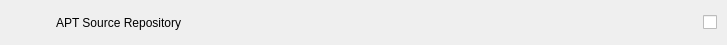
<?xml version="1.0" encoding="UTF-8"?>
<ui version="4.0">
 <class>APTSourceRepositoryItem</class>
 <widget class="QWidget" name="APTSourceRepositoryItem">
  <property name="geometry">
   <rect>
    <x>0</x>
    <y>0</y>
    <width>727</width>
    <height>45</height>
   </rect>
  </property>
  <property name="sizePolicy">
   <sizepolicy hsizetype="Preferred" vsizetype="Expanding">
    <horstretch>0</horstretch>
    <verstretch>0</verstretch>
   </sizepolicy>
  </property>
  <property name="minimumSize">
   <size>
    <width>0</width>
    <height>45</height>
   </size>
  </property>
  <property name="maximumSize">
   <size>
    <width>16777215</width>
    <height>16777215</height>
   </size>
  </property>
  <property name="windowTitle">
   <string/>
  </property>
  <layout class="QVBoxLayout" name="verticalLayout">
   <property name="spacing">
    <number>0</number>
   </property>
   <property name="leftMargin">
    <number>0</number>
   </property>
   <property name="topMargin">
    <number>0</number>
   </property>
   <property name="rightMargin">
    <number>0</number>
   </property>
   <property name="bottomMargin">
    <number>0</number>
   </property>
   <item>
    <widget class="QWidget" name="aptSourceRepositoryItemWidget" native="true">
     <property name="sizePolicy">
      <sizepolicy hsizetype="Expanding" vsizetype="Expanding">
       <horstretch>0</horstretch>
       <verstretch>0</verstretch>
      </sizepolicy>
     </property>
     <property name="cursor">
      <cursorShape>PointingHandCursor</cursorShape>
     </property>
     <layout class="QHBoxLayout" name="startupAppLayout">
      <property name="spacing">
       <number>15</number>
      </property>
      <property name="leftMargin">
       <number>15</number>
      </property>
      <property name="topMargin">
       <number>10</number>
      </property>
      <property name="rightMargin">
       <number>10</number>
      </property>
      <property name="bottomMargin">
       <number>10</number>
      </property>
      <item>
       <widget class="QLabel" name="lblAptSourceIcon">
        <property name="minimumSize">
         <size>
          <width>26</width>
          <height>26</height>
         </size>
        </property>
        <property name="maximumSize">
         <size>
          <width>52</width>
          <height>52</height>
         </size>
        </property>
        <property name="text">
         <string/>
        </property>
        <property name="scaledContents">
         <bool>true</bool>
        </property>
       </widget>
      </item>
      <item>
       <widget class="QLabel" name="lblAptSourceName">
        <property name="accessibleName">
         <string notr="true"/>
        </property>
        <property name="text">
         <string notr="true">APT Source Repository</string>
        </property>
       </widget>
      </item>
      <item>
       <spacer name="horizontalSpacer">
        <property name="orientation">
         <enum>Qt::Horizontal</enum>
        </property>
        <property name="sizeHint" stdset="0">
         <size>
          <width>0</width>
          <height>20</height>
         </size>
        </property>
       </spacer>
      </item>
      <item>
       <widget class="QCheckBox" name="checkAptSource">
        <property name="cursor">
         <cursorShape>PointingHandCursor</cursorShape>
        </property>
        <property name="focusPolicy">
         <enum>Qt::NoFocus</enum>
        </property>
        <property name="styleSheet">
         <string notr="true"/>
        </property>
        <property name="iconSize">
         <size>
          <width>45</width>
          <height>23</height>
         </size>
        </property>
       </widget>
      </item>
     </layout>
    </widget>
   </item>
  </layout>
 </widget>
 <resources/>
 <connections/>
</ui>
